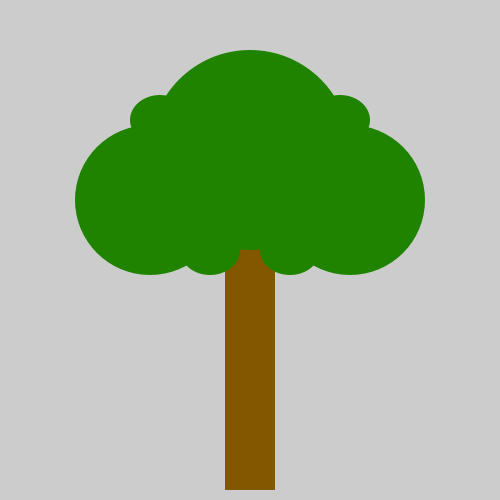
Frame 1 (no input)
Frame 60 (the mouse pressed at the canvas centre just before this capture): identical to frame 1, image omitted
Frame 120 (the mouse held since frame 60 and released just before this capture): identical to frame 1, image omitted

The Processing sketch that drew this single still picture (run headless with seeded random() and noise(); from frame 60 on, the mouse is pressed at the canvas centre):

// Processing sketch: sketch_9_9
// ── sketch_9_9.pde
//Hier komen je variabelen.
int x1 = 225;
int y1 = 190; 
int w = 50; 
int h = 300;

//Wordt een keer uitgevoerd aan het begin.
void setup(){
  size(500,500); 
  boomstam();
  blaadjes();
}

//Wordt zo vaak als de ingestelde framerate uitgevoerd.
void draw(){
}

void blaadjes(){
  fill(31,131,0);
  noStroke();
  ellipse(250,150,200,200);
  ellipse(150,200,150,150);
  ellipse(350,200,150,150);
  ellipse(210,250,60,50);
  ellipse(290,250,60,50);
  ellipse(160,120,60,50);
  ellipse(340,120,60,50);
}

void boomstam(){
  noStroke();
  fill(131,87,0);
  rect(x1,y1,w,h);
}
